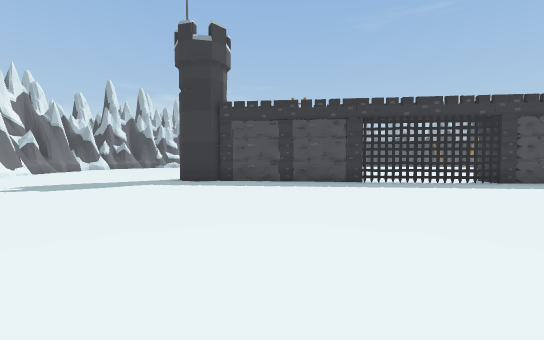
View 1 (above)

16 first-person views from a walk through a 3-D level made in the Unity game engine. The camera is 1.3 m above the floor, tilts 2° down and sees 90° across. The floor is counted in squares, 2 m on a side. Each view is taken from the middle of a square. On the plan, view 1 faces up. The plan holds only what a view shows up to about 9 squares ahead; the rest is blank. The place goes on beyond the plan. The player character is not drawn. Some surface patterns are stand-ins.

View 2
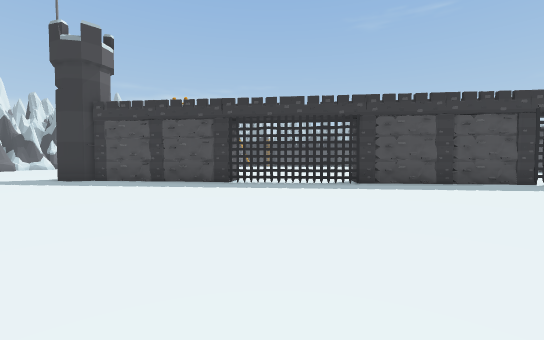

View 3
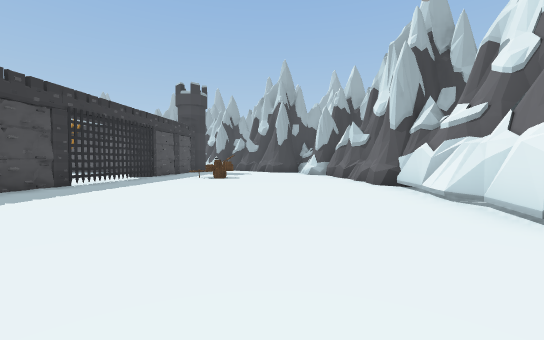

View 4
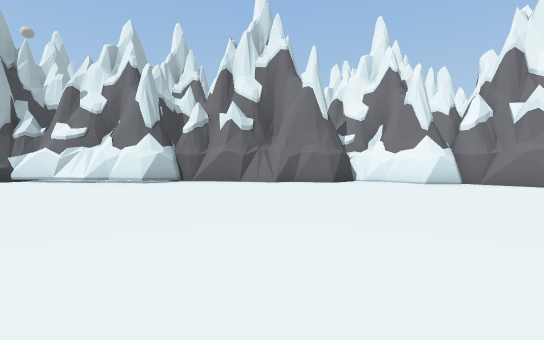

View 5
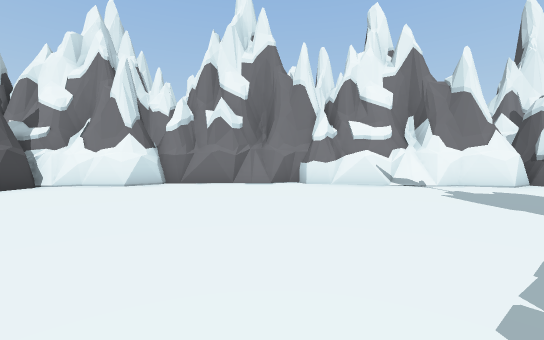

View 6
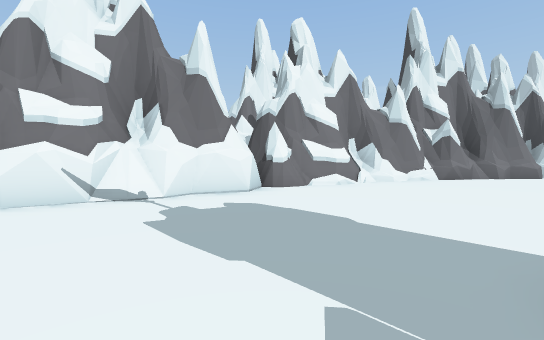

View 7
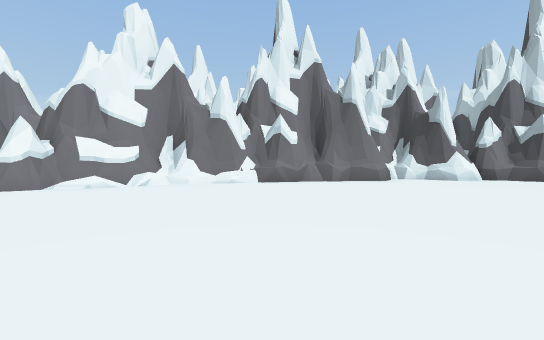

View 8
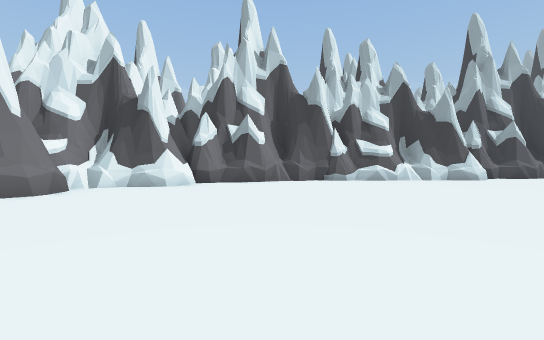

View 9
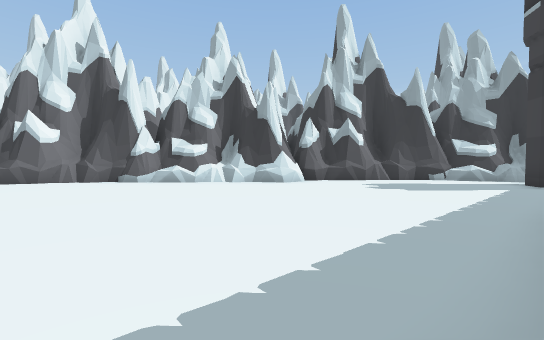

View 10
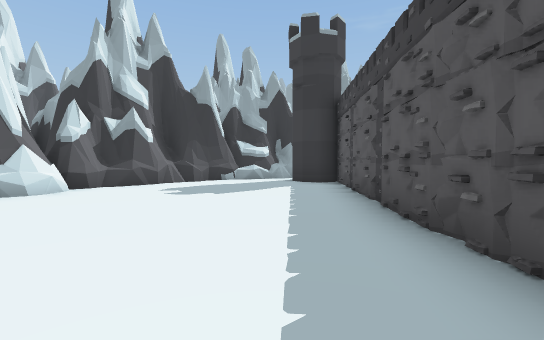

View 11
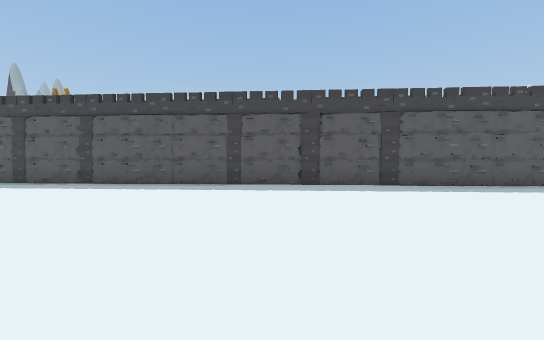

View 12
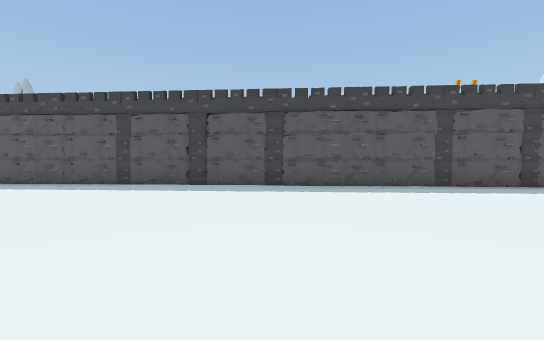

View 13
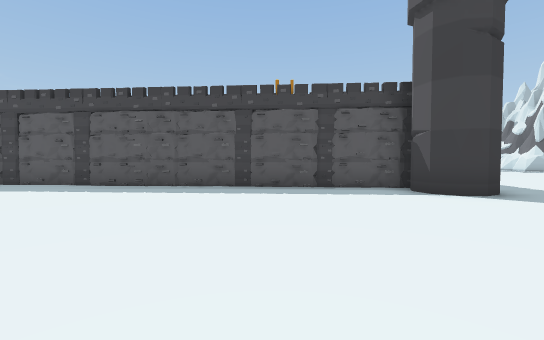

View 14
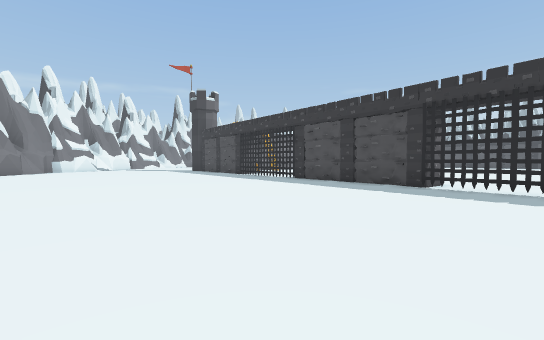

View 15
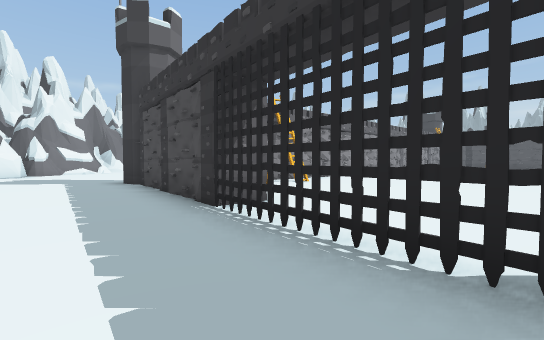

View 16
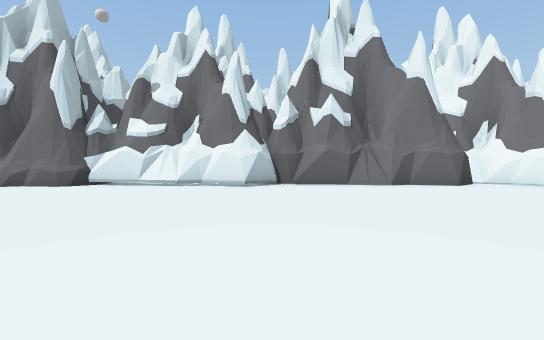

### Floor plan
Key: @ floor where view 1 was taken; # wall or solid block; . floor; ^ raised ledge; O other object.
Columns run from 13 left of view 1 to 13 right of it. Each row starts with its distance up from view 1.
 33            ##
 32          ###.
 31         ##..OO
 30        ##...O#
 29       ##.....#
 28       #......# O
 27      ##......# O
 26     ##.......#
 25    ##........#
 24   ##.........#
 23  ##..........#
 22  ##..........#
 21  #...........#
 20 ##...........#
 19 ##..........^
 18 #...........#
 17 ##..........#
 16  #..........#
 15  #..........#   ....
 14  #..........# ......
 13  ##.........#OO.....
 12  ##.........##......
 11   #.........#  .....
 10   #........O#  ...      ..
  9   ##......OO#####...#   ..
  8    #............OOOO#####.
  7    ##...................#OO
  6     ##.....................
  5      ##....................
  4       ##...................
  3        #...................
  2        ##..................
  1         ##.................
  0          ##..@.............
 -1           ###.###..########
 -2             ########

Where each view was taken, in squares from view 1:
view 1: 0 up, 0 right, facing up
view 2: 0 up, 4 right, facing up
view 3: 2 up, 4 right, facing right
view 4: 7 up, 3 right, facing down
view 5: 7 up, 1 right, facing down-left
view 6: 7 up, 2 left, facing left
view 7: 13 up, 3 left, facing left
view 8: 16 up, 5 left, facing up-left
view 9: 21 up, 1 left, facing up-left
view 10: 22 up, 2 left, facing up
view 11: 21 up, 8 left, facing right
view 12: 18 up, 8 left, facing right
view 13: 13 up, 8 left, facing right
view 14: 0 up, 13 right, facing up-left
view 15: 6 up, 6 right, facing up-left
view 16: 6 up, 6 right, facing down
